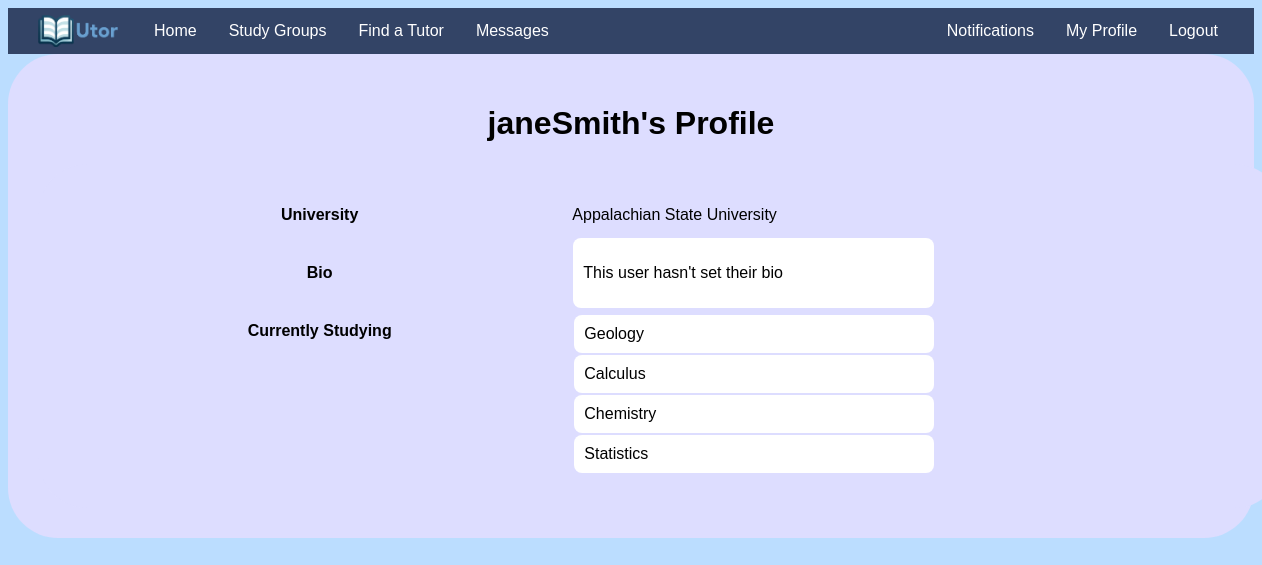
Page /profile/janeSmith/ (signed in) on the earlier database version.
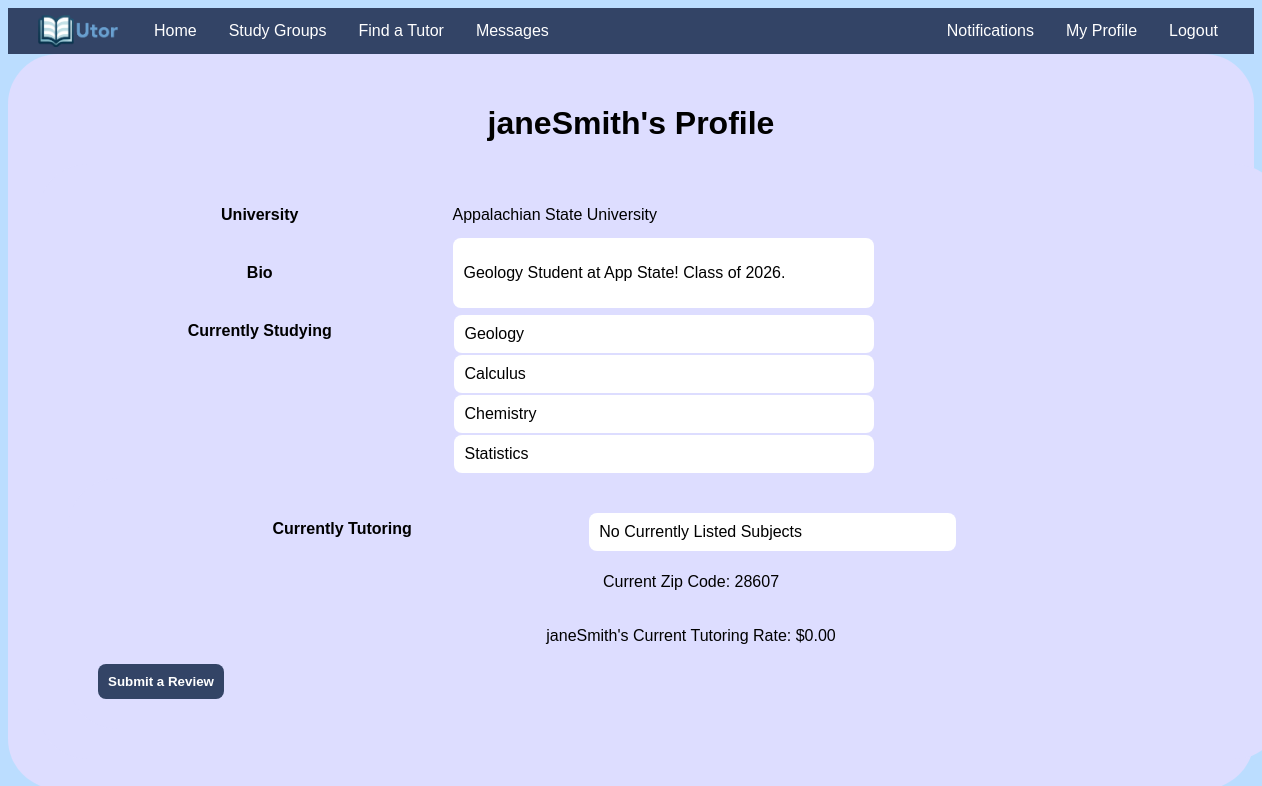
Same page on the later database version.
### main/models.py (models this page shows, shortened)
class User(AbstractUser):
    tutor_subjects = models.TextField(null=True)
    student_subjects = models.TextField(null=True)
    university = models.ForeignKey(University, on_delete=models.PROTECT, null=True, blank=True)
    bio = models.TextField(default="This user hasn't set their bio")
    is_verified = models.BooleanField(default=False)
    email_key = models.CharField(max_length=50, unique=True)
    tutoring_enabled = models.BooleanField(default=False)
    tutoring_pay = models.DecimalField(null=True, decimal_places=2, max_digits=4, default=0.00)
    average_rating = models.DecimalField(null=True, decimal_places=2, max_digits=3, default=0.00)
    zip_code = models.IntegerField(null=True, default=28607)
    def get_tutor_subjects(self):
        return json.loads(self.tutor_subjects or "[]")
    def get_student_subjects(self):
        return json.loads(self.student_subjects or "[]")
    def has_notifications(self):
        return bool(Notification.objects.filter(user=self))
    def num_notifications(self):
        return len(Notification.objects.filter(user=self))

class University(models.Model):
    name = models.CharField(max_length=150)
    domains = models.TextField(null=True)
    web_pages = models.TextField(null=True)
    country = models.CharField(max_length=50)
    alpha_two_code = models.CharField(max_length=10, null=True)
    state_province = models.CharField(max_length=100,null=True)

### main/misc_utils.py (the view)
    def wrapper(request, *args, **kwargs):
        if not request.user.is_authenticated:
            return redirect("login")
        return target(request, *args, **kwargs)

### main/misc_utils.py (called while the page is built)
def ensure_authenticated(target):
    def wrapper(request, *args, **kwargs):
        if not request.user.is_authenticated:
            return redirect("login")
        return target(request, *args, **kwargs)
    return wrapper

### main/views.py (called while the page is built)
@ensure_authenticated
def profile(request, username):
    usr = get_object_or_404(User, username=username)
    if usr.username != request.user.username:
        return render(request, "tutor_profile.html", context={"user": usr})
    current_user = usr.username
    return render(request, "profile.html", context={"user": usr, "current_user": current_user})

### main/templates/tutor_profile.html (shortened to what this page needs)
{% extends 'base.html' %}
{% load static %}
{% block content %}
<div class="outer">
  <div class="maindiv">
    <div class="center text-center">
      <h1>{{ user.username }}'s Profile</h1>
    </div>
	<div class="maindiv">
		<table>
		<tr>
			<th>University</th>
			<td>{{ user.university.name }}</td>
		</tr>
		<tr>
			<th>Bio</th>
			<td class = "list">
				<div id="bio">
					<p id="bio_text">{{ user.bio }}</p>
				</div>
			</td>
		<tr>
			<th valign=top>Currently Studying</th>
			<td id="subject_list">
			{% for subject in user.get_student_subjects %}
				<div class="list" id="subject_{{ forloop.counter }}">
					<div style="width: 90%;">{{ subject }}</div>
				</div>
			{% endfor %}
			</td>
		</tr>
	</table>
	<div class="{% if user.tutoring_enabled %}maindiv{% else %}hidden{% endif %}" name="tutoring-section">
		<table>
			<tr>
				<th valign=top>Currently Tutoring
				</th>
				<td id="tutoring_list">
				{% if not user.get_tutor_subjects %}
				<div class="list" id="tutoring_{{ forloop.counter }}">
					<div style="width: 90%;">No Currently Listed Subjects</div>
				</div>
				{% endif %}
				</td>
			</tr>
			<tr>
				<td colspan="2" class="text-center">
						<p>Current Zip Code: <span id="zip_code_display">{{ user.zip_code }}</span></p>
				</td>
			</tr>
			<tr>
				<td colspan="2" class="text-center">
					<p>{{ user.username}}'s Current Tutoring Rate: $<span id="pay_display">{{ user.tutoring_pay }}</span></p>
				</td>
			</tr>
		</table>
		<div>
			<form method="post" action='{% url 'review_page' user.username %}'>
				<button class="anchorbutton" type="submit">Submit a Review</button>
			</form>
		</div>
	</div>
  </div>
</div>
{% endblock %}

Differences in the rows shown:
changed User "janeSmith": bio "This user hasn't set their bio" → "Geology Student at App State! Class of 2026."; tutoring_enabled False → True (drawn); zip_code (not shown) → "28607"; username (not shown) → "janeSmith"; tutoring_pay (not shown) → "0.00"
Other differences:
text now shown: "Currently Tutoring No Currently Listed Subjects Current Zip Code: 's Current Tutoring Rate: $ Submit a Review"
